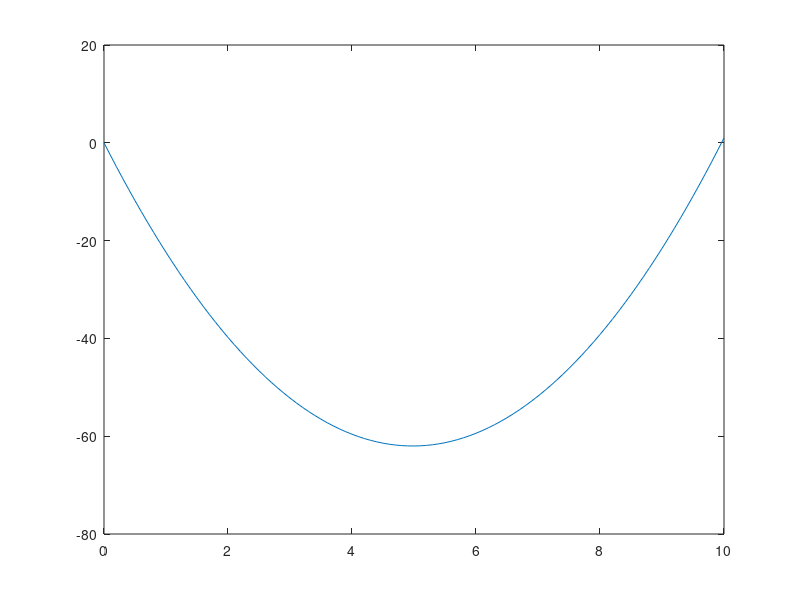

Write the MATLAB code that produced this figure.
L = 10 ;
N = 100;
C = 5;

deltaX = L / N;




A = zeros(N+1);
A(1,1) = 1;
A(N+1 , N+1) = 1;
for i = 2:N
    for j = 1:N+1
        if abs(i - j) == 1 
            A(i , j) = 1;
        elseif i == j
            A(i,j)=-2;
        end
        
    end
end

B = ones( N+1 , 1);
B = B*(C*deltaX*deltaX);
B(1,1)=0;
B(N+1 , 1) = 1;
F = linsolve(A,B);

disp(F)

XI = ones(1, N+1);
for index = 1:N+1
    XI(1 , index) = (index-1)*deltaX;
end


XT = transpose(F);
plot(XI , XT);
